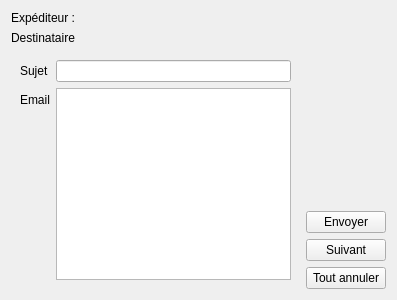
<?xml version="1.0" encoding="UTF-8"?>
<ui version="4.0">
 <class>Form</class>
 <widget class="QWidget" name="Form">
  <property name="geometry">
   <rect>
    <x>0</x>
    <y>0</y>
    <width>397</width>
    <height>300</height>
   </rect>
  </property>
  <property name="sizePolicy">
   <sizepolicy hsizetype="Preferred" vsizetype="Preferred">
    <horstretch>0</horstretch>
    <verstretch>0</verstretch>
   </sizepolicy>
  </property>
  <property name="windowTitle">
   <string>Form</string>
  </property>
  <layout class="QHBoxLayout" name="horizontalLayout">
   <item>
    <layout class="QVBoxLayout" name="verticalLayout_2">
     <item>
      <widget class="QLabel" name="lExpediteur">
       <property name="text">
        <string>Expéditeur :</string>
       </property>
      </widget>
     </item>
     <item>
      <widget class="QLabel" name="lDestinataire">
       <property name="text">
        <string>Destinataire</string>
       </property>
      </widget>
     </item>
     <item>
      <widget class="QWidget" name="widget" native="true">
       <layout class="QFormLayout" name="formLayout">
        <property name="fieldGrowthPolicy">
         <enum>QFormLayout::AllNonFixedFieldsGrow</enum>
        </property>
        <item row="0" column="0">
         <widget class="QLabel" name="label_3">
          <property name="text">
           <string>Sujet</string>
          </property>
         </widget>
        </item>
        <item row="0" column="1">
         <widget class="QLineEdit" name="leSujet"/>
        </item>
        <item row="1" column="0">
         <widget class="QLabel" name="label_4">
          <property name="text">
           <string>Email</string>
          </property>
         </widget>
        </item>
        <item row="1" column="1">
         <widget class="QTextEdit" name="teEmail"/>
        </item>
       </layout>
      </widget>
     </item>
    </layout>
   </item>
   <item>
    <layout class="QVBoxLayout" name="verticalLayout">
     <item>
      <spacer name="verticalSpacer">
       <property name="orientation">
        <enum>Qt::Vertical</enum>
       </property>
       <property name="sizeHint" stdset="0">
        <size>
         <width>20</width>
         <height>40</height>
        </size>
       </property>
      </spacer>
     </item>
     <item>
      <widget class="QPushButton" name="pbEnvoyer">
       <property name="toolTip">
        <string>Envoie le mail actuel à son destinataire et retourne à la fenêtre principale</string>
       </property>
       <property name="text">
        <string>Envoyer</string>
       </property>
      </widget>
     </item>
     <item>
      <widget class="QPushButton" name="pbSuivant">
       <property name="toolTip">
        <string>Passe au mail suivant sans envoyer le mail actuel</string>
       </property>
       <property name="text">
        <string>Suivant</string>
       </property>
      </widget>
     </item>
     <item>
      <widget class="QPushButton" name="pbToutAnnuler">
       <property name="toolTip">
        <string>Annule l'envoi de tous les mails encore à envoyer et retourne à la fenêtre principale</string>
       </property>
       <property name="text">
        <string>Tout annuler</string>
       </property>
      </widget>
     </item>
    </layout>
   </item>
  </layout>
 </widget>
 <resources/>
 <connections/>
</ui>
